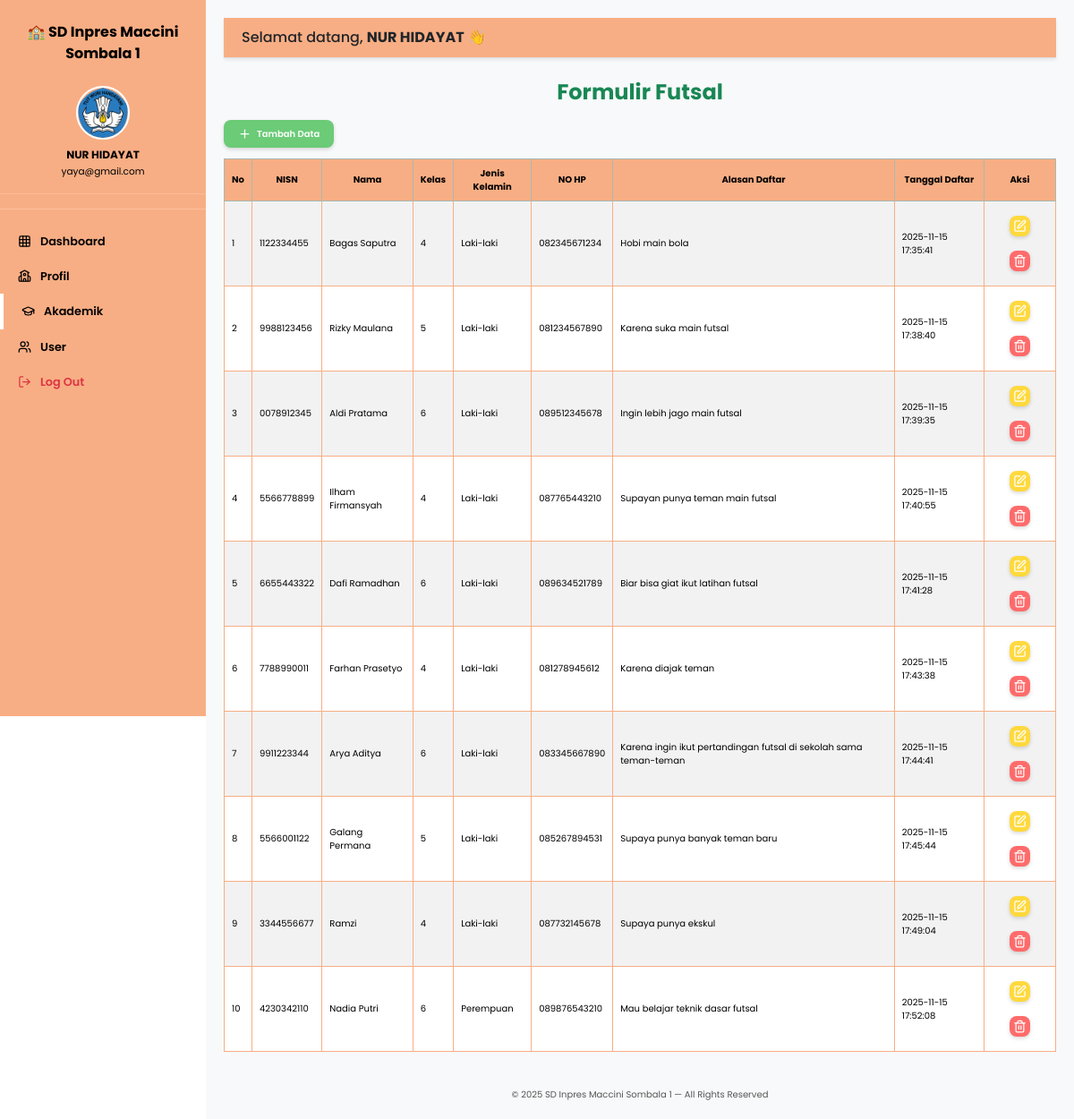
Page /backend/dashboard/dashboard_futsal.php (signed in) on the committed database.
### tables this page shows
CREATE TABLE `form_futsal` (
  `id` int(11) NOT NULL,
  `nisn` varchar(10) NOT NULL,
  `nama` varchar(100) NOT NULL,
  `kelas` enum('4','5','6') NOT NULL,
  `jk` enum('Laki-laki','Perempuan') NOT NULL,
  `nohp` varchar(15) NOT NULL,
  `alasan` text NOT NULL,
  `tanggal_daftar` timestamp NOT NULL DEFAULT current_timestamp()
);

### backend/dashboard/dashboard_futsal.php (the view, shortened to what this page needs)
<?php
include '../../koneksi.php';
$nama = $_SESSION['nama'];
$email = $_SESSION['email'];
$query = "SELECT * FROM form_futsal";
$result = mysqli_query($koneksi, $query);
?>
<!DOCTYPE html>
<html lang="id">
<head>
  <link rel="stylesheet" href="../../bootstrap/dist/css/bootstrap.min.css" />
  <link rel="stylesheet" href="../../frontend/style.css" />
</head>
<body class="db">
  <nav class="sidebar" id="sidebarMenu">
    <div class="brand">🏫 SD Inpres Maccini<br>Sombala 1</div>
    <div class="user-info">
      <div class="user-info">
        <img src="../img/main/icon.png" alt="">
        <div><strong><?= htmlspecialchars($nama) ?></strong></div>
        <small><?= htmlspecialchars($email) ?></small>
      </div>
    </div>
    <ul class="nav flex-column mt-3">
      <li><a class="nav-link " href="dashboard.php"><i data-lucide="grid"></i> Dashboard</a></li>
      <li><a class="nav-link" href="dashboard_profil.php"><i data-lucide="school"></i> Profil</a></li>
      <li><a class="nav-link active" href="dashboard_akademik.php"><i data-lucide="graduation-cap"></i> Akademik</a></li>
      <li><a class="nav-link" href="dashboard_user.php"><i data-lucide="users"></i> User</a></li>
      <li><a class="nav-link text-danger btn-logout" href="../../index.php"><i data-lucide="log-out"></i> Log Out</a></li>
    </ul>
  </nav>
  <main id="mainContent">
    <div class="topbar shadow-sm">
      <div class="welcome-text">Selamat datang, <strong><?= htmlspecialchars($nama) ?></strong> 👋</div>
    </div>
    <div class="content mt-4">
      <div class="mb-4">
        <h4 class="fw-bold mb-3 text-success">Formulir Futsal</h4>
        <div style="display: flex; justify-content: flex-start; margin-bottom: 12px;">
          <a href="../crud/tambah.php?file=futsal&tabel=form_futsal" class="btn-db btn-add">
            <i data-lucide="plus"></i> Tambah Data
          </a>
        </div>
        <div class="table-responsive">
          <table class="table table-bordered table-striped align-middle">
            <thead class="table-success text-center">
              <tr>
                <th width="30px">No</th>
                <th>NISN</th>
                <th>Nama</th>
                <th>Kelas</th>
                <th>Jenis Kelamin</th>
                <th>NO HP</th>
                <th>Alasan Daftar</th>
                <th>Tanggal Daftar</th>
                <th width="80px">Aksi</th>
              </tr>
            </thead>
            <tbody>
              <?php
              $no = 1;
              while ($row = mysqli_fetch_assoc($result)) : ?>
                <tr>
                  <td><?= $no++; ?></td>
                  <td><?= $row['nisn']; ?></td>
                  <td><?= $row['nama']; ?></td>
                  <td><?= $row['kelas']; ?></td>
                  <td><?= $row['jk']; ?></td>
                  <td><?= $row['nohp']; ?></td>
                  <td><?= $row['alasan']; ?></td>
                  <td><?= $row['tanggal_daftar']; ?></td>
                  <td class="text-center">
                    <a href="../crud/edit.php?file=futsal&tabel=form_futsal&id=<?= $row['id']; ?>"
                      class="btn-db btn-edit mx-2 my-2"><i data-lucide="square-pen"></i></a>
                    <a href="../crud/hapus.php?tabel=form_futsal&id=<?= $row['id']; ?>"
                      class="btn-db btn-del mx-2 my-2"><i data-lucide="trash"></i></a>
                  </td>
                </tr>
              <?php endwhile; ?>
            </tbody>
          </table>
        </div>
      </div>
    </div>
    <p class="fdb text-center mb-0">
      © 2025 SD Inpres Maccini Sombala 1 — All Rights Reserved
    </p>
  </main>
</body>
</html>

### frontend/style.css (style rules this page uses)
:root { --green: #446b42; --orange: #f8ae84; --yellow: #fffccf; --white-rgba: rgba(255, 255, 255, 0.15); }
* { font-family: "Poppins", sans-serif; }
.db { font-size: 10px; }
.content { flex: 1; }
#mainContent { min-height: 100vh; display: flex; flex-direction: column; background: #f8f9fa; }
.fdb { color: #555; }
a { text-decoration: none; }
table { background-color: white; border: 1px solid #f8ae84 !important; }
th { background-color: #f8ae84 !important; color: black !important; vertical-align: middle !important; }
tr:nth-child(even) { background-color: #f8ae84 !important; }
h2, h4 { color: var(--green); font-weight: 700; text-align: center; margin-bottom: 25px; }
.sidebar { height: 100vh; width: 230px; position: fixed; top: 0; left: 0; background: var(--orange); color: black; transition: all 0.3s ease; z-index: 2000; }
.sidebar .brand { font-weight: 700; font-size: 1rem; text-align: center; padding: 1.5rem 1rem 0.5rem; }
.sidebar .user-info { text-align: center; padding: 0.5rem 0 1rem; border-bottom: 1px solid rgba(255, 255, 255, 0.2); font-size: 12px; }
.sidebar .user-info div { font-size: 12px; }
.sidebar .user-info img { width: 60px; height: 60px; border-radius: 50%; margin-bottom: 8px; border: 2px solid #fff; }
.sidebar .nav-link { color: black; font-size: 0.8rem; padding: 10px 20px; display: flex; align-items: center; gap: 10px; transition: all 0.2s; font-weight: 600; }
.sidebar .nav-link.active { border-left: 4px solid white; }
#mainContent { margin-left: 230px; padding: 20px; transition: all 0.3s ease; }
.topbar { display: flex; justify-content: space-between; align-items: center; background-color: white; padding: 10px 20px; border-bottom: 1px solid #dee2e6; position: sticky; top: 0; z-index: 1000; background: var(--orange); }
.welcome-text { font-weight: 500; font-size: 1rem; }
.lucide { width: 15px !important; height: 15px !important; }
.btn-db { border-radius: 8px; font-weight: 600; display: inline-flex; align-items: center; gap: 6px; box-shadow: 0 2px 4px rgba(0, 0, 0, 0.15); transition: 0.2s; color: white; }
.btn-edit { background: #ffd93d; padding: 4px; }
.btn-del { background: #ff6b6b; padding: 4px; }
.btn-add { background-color: #6bcb77; padding: 8px 16px; }

### rows in the picture
form_futsal: nisn "1122334455", nama "Bagas Saputra", kelas "4", jk "Laki-laki", nohp "082345671234", alasan "Hobi main bola", tanggal_daftar "2025-11-15 17:35:41"
form_futsal: nisn "9988123456", nama "Rizky Maulana", kelas "5", jk "Laki-laki", nohp "081234567890", alasan "Karena suka main futsal", tanggal_daftar "2025-11-15 17:38:40"
form_futsal: nisn "0078912345", nama "Aldi Pratama", kelas "6", jk "Laki-laki", nohp "089512345678", alasan "Ingin lebih jago main futsal", tanggal_daftar "2025-11-15 17:39:35"
form_futsal: nisn "5566778899", nama "Ilham Firmansyah", kelas "4", jk "Laki-laki", nohp "087765443210", alasan "Supayan punya teman main futsal", tanggal_daftar "2025-11-15 17:40:55"
form_futsal: nisn "6655443322", nama "Dafi Ramadhan", kelas "6", jk "Laki-laki", nohp "089634521789", alasan "Biar bisa giat ikut latihan futsal", tanggal_daftar "2025-11-15 17:41:28"
form_futsal: nisn "7788990011", nama "Farhan Prasetyo", kelas "4", jk "Laki-laki", nohp "081278945612", alasan "Karena diajak teman", tanggal_daftar "2025-11-15 17:43:38"
form_futsal: nisn "9911223344", nama "Arya Aditya", kelas "6", jk "Laki-laki", nohp "083345667890", alasan "Karena ingin ikut pertandingan futsal di sekolah sama teman-teman", tanggal_daftar "2025-11-15 17:44:41"
form_futsal: nisn "5566001122", nama "Galang Permana", kelas "5", jk "Laki-laki", nohp "085267894531", alasan "Supaya punya banyak teman baru", tanggal_daftar "2025-11-15 17:45:44"
form_futsal: nisn "3344556677", nama "Ramzi", kelas "4", jk "Laki-laki", nohp "087732145678", alasan "Supaya punya ekskul", tanggal_daftar "2025-11-15 17:49:04"
form_futsal: nisn "4230342110", nama "Nadia Putri", kelas "6", jk "Perempuan", nohp "089876543210", alasan "Mau belajar teknik dasar futsal", tanggal_daftar "2025-11-15 17:52:08"

### other values in the picture
$nama "NUR HIDAYAT"
$email "yaya@gmail.com"
